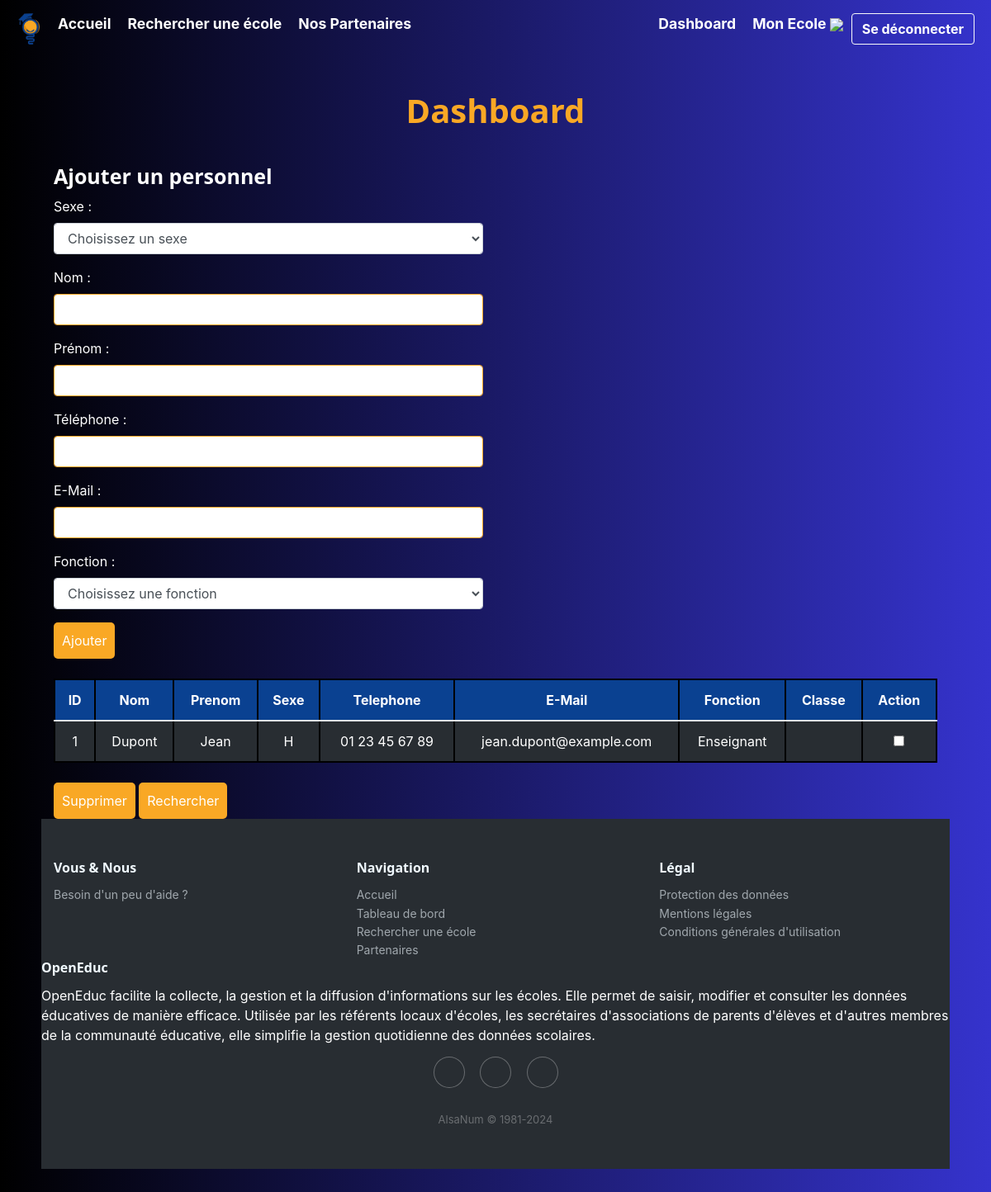
Before: /dashboard/personnel (signed in) with the older database file.
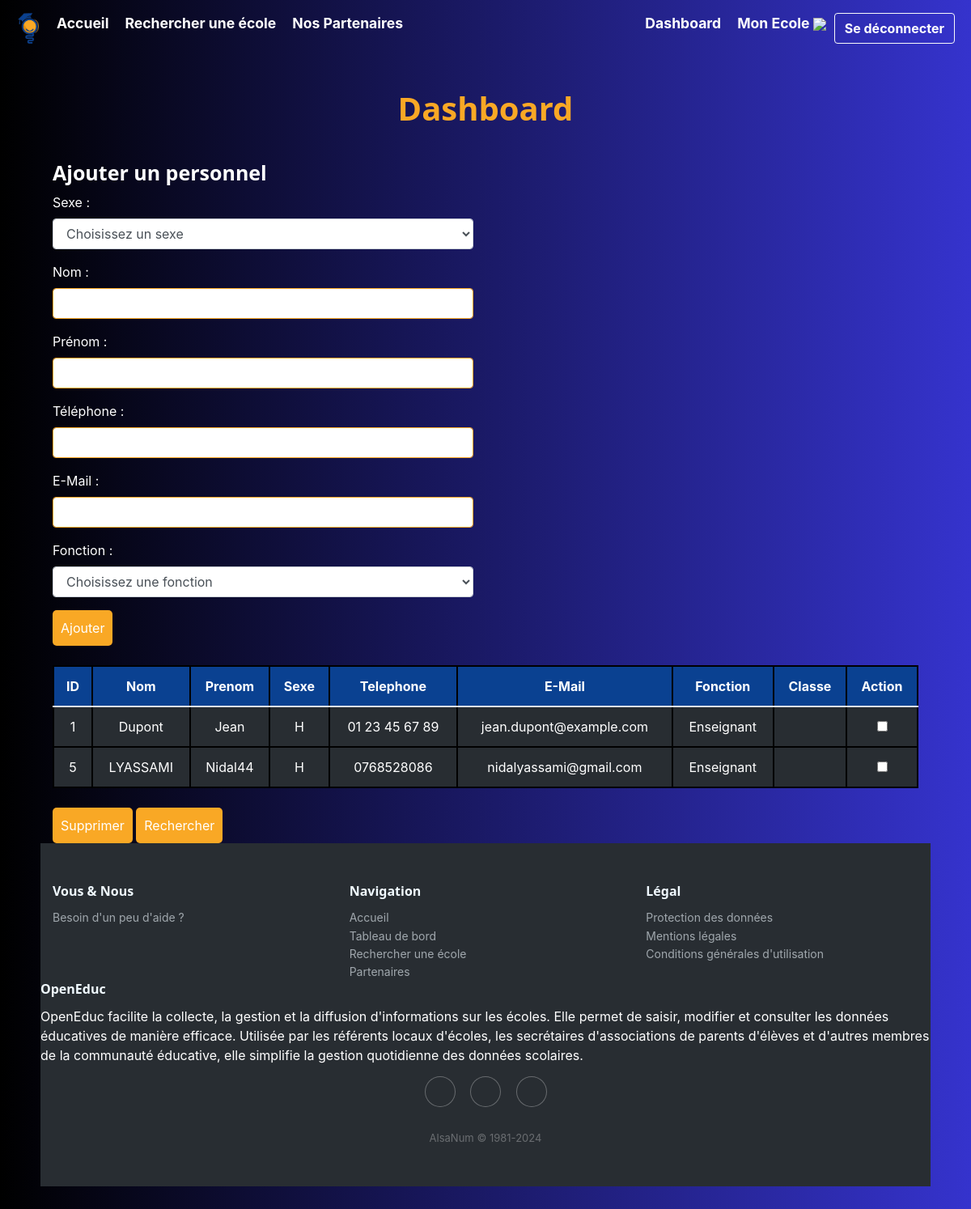
After: the same page with the newer database file.
### tables this page shows
CREATE TABLE Personnel (
idPersonnel INTEGER PRIMARY KEY ,
Nom VARCHAR(50),
Prenom VARCHAR(50),
Sexe TEXT CHECK( Sexe IN ('H','F') ),
Telephone VARCHAR(15),
Email VARCHAR(255),
Fonction TEXT CHECK( Fonction IN ('Directeur','Enseignant','Correspondant Local APEA','Correspondant Local Mairie') ),
idEcole INT, -- Clé étrangère faisant référence à l'école à laquelle le personnel est rattaché
idClasse INT,
FOREIGN KEY (idEcole) REFERENCES Ecole(idEcole),
FOREIGN KEY (idClasse) REFERENCES Classe(idClasse)
);

### main.py (the view)
@app.route("/dashboard/personnel", methods=["POST", "GET"])
def referentPersonnel() :
    username = session.get("username")
    statut = session.get("statut")
    id = session.get("id")
    monEcole = chercher_monEcole(id)
    if request.method == "POST":
        submit_type = request.form.get('submit-type')
        data = request.form
        if submit_type == "Rechercher" :
            idPersonnel = data.get('idPersonnel')
            conn = sqlite3.connect(bdd_name).cursor().execute("""SELECT * FROM Personnel WHERE idPersonnel = ?
                                                              """, (idPersonnel,) )
            Personnel = conn.fetchall()[0]
            print(Personnel)
            print("aaaaaaaaaaaa",Personnel)
            data = request.form
            sexe = Personnel[3]
            nomPersonnel = Personnel[1]
            prenomPersonnel = Personnel[2]
            telephone = Personnel[4]
            email = Personnel[5]
            fonction = Personnel[6]
            print(Personnel)
            conn = sqlite3.connect(bdd_name).cursor().execute("""SELECT cycleScolaire FROM Ecole, Utilisateur WHERE Ecole.idEcole = Utilisateur.idEcole AND idUtilisateur = ?""", (id,))
            cycleScolaire = conn.fetchall()[0][0]
            conn = sqlite3.connect(bdd_name).cursor().execute("""SELECT idPersonnel, Nom, Prenom, Sexe, Telephone, Email, Fonction, idClasse FROM Personnel p JOIN Utilisateur u ON p.idEcole = u.idEcole WHERE p.idEcole = ?""", (monEcole,))
            personnels = conn.fetchall()
            conn.close()
            return render_template("views/dashboard/referentPersonnel.html",
                                   cycleScolaire = cycleScolaire, personnels = personnels, profs = chercher_profs(monEcole),
                                   affichage=True,
                                   idPersonnel=idPersonnel, sexe=sexe, nomPersonnel=nomPersonnel, prenomPersonnel=prenomPersonnel, telephone=telephone, email=email, fonction=fonction
                                   )
        if submit_type == 'Ajouter':
            print("\n\n AJOUT PERSONNEL \n\n")
            sexe = data.get('sexe')
            nomPersonnel = data.get('nomPersonnel')
            prenomPersonnel = data.get('prenomPersonnel')
            telephone = data.get('telephone')
            email = data.get('email')
            fonction = data.get('fonction')
            inserer_personnel(nomPersonnel, prenomPersonnel, sexe, telephone, email, fonction, monEcole)
            return redirect(request.url)
        if submit_type == 'Modifier' :
            print("\n\n MODIFICATION PERSONNEL \n\n")
            idPersonnel = data.get('idPersonnel')
            sexe = data.get('sexe')
            nomPersonnel = data.get('nomPersonnel')
            prenomPersonnel = data.get('prenomPersonnel')
            telephone = data.get('telephone')
            email = data.get('email')
            fonction = data.get('fonction')
            update_personnel(idPersonnel, sexe, nomPersonnel, prenomPersonnel, telephone, email, fonction)
            return redirect(request.url)
        if submit_type == 'Supprimer':
            print("\n\n SUPPRESSION PERSONNEL \n\n")
            idPersonnel = data.getlist('idPersonnel')
            print("idpersonnel",idPersonnel)
            supprimer_personnel(idPersonnel)
            return redirect(request.url)
    else :
        if username is not None and statut == 0 :
            conn = sqlite3.connect(bdd_name).cursor().execute("""
                                                              SELECT cycleScolaire
                                                              FROM Ecole, Utilisateur
                                                              WHERE Ecole.idEcole = Utilisateur.idEcole
                                                                AND idUtilisateur = ?""", (id,)
                                                            )
            cycleScolaire = conn.fetchall()[0][0]
            conn = sqlite3.connect(bdd_name).cursor().execute("""
                                                    SELECT idPersonnel, Nom, Prenom, Sexe, Telephone, Email, Fonction, idClasse
                                                    FROM Personnel p
                                                    JOIN Utilisateur u ON p.idEcole = u.idEcole
                                                    WHERE p.idEcole = ?""", (monEcole,)
                                                              )
            personnels = conn.fetchall()
            conn.close()
            return render_template("views/dashboard/referentPersonnel.html",
                                   cycleScolaire = cycleScolaire,
                                   personnels = personnels,
                                   profs = chercher_profs(monEcole)
                                   )
        return redirect(url_for('dashboard'))

### db_requetes.py (called while the page is built)
def chercher_monEcole(id_utilisteur) :
    conn = sqlite3.connect(bdd_name)
    cur = conn.cursor()
    res = cur.execute("SELECT idEcole FROM Utilisateur WHERE idUtilisateur = ?", (id_utilisteur,))
    monEcole = res.fetchall()
    print("Resultat requete :",monEcole)
    conn.close()
    return monEcole[0][0]

def chercher_profs(monEcole) :
    conn = sqlite3.connect(bdd_name)
    cur = conn.cursor()
    res = cur.execute("SELECT * FROM Personnel WHERE Fonction = 'Enseignant' AND idEcole = ?", (monEcole,))
    profs = res.fetchall()
    print("Resultat requete :",profs)
    conn.close()
    return profs

### templates/views/dashboard/referentPersonnel.html (shortened to what this page needs)
{% extends "base.html" %}
{% block css %}<link rel="stylesheet" href="{{ url_for('static', filename='css/dashboard.css') }}"></link>{% endblock %}
{% block content %}
<h1>Dashboard</h1>
<div class="container">
    <div class="row">
        <div class="col">
            <h3>Ajouter un personnel</h3>
            <form action="{{ url_for('referentPersonnel') }}" method="POST">
                <div class="form-group">
                    <label for="niveau">Sexe :</label>
                    <select class="form-control" name="sexe" id="sexe" required>
                        <option value="" disabled selected aria-required="true">Choisissez un sexe</option>
                    </select>
                </div>
                <div class="form-group">
                    <label for="nomPersonnel">Nom :</label>
                    <input class="form-control" type="text" name="nomPersonnel" id="nomPersonnel" required>
                </div>
                <div class="form-group">
                    <label for="prenomPersonnel">Prénom :</label>
                    <input class="form-control" type="text" name="prenomPersonnel" id="prenomPersonnel" required>
                </div>
                <div class="form-group">
                    <label for="telephone">Téléphone :</label>
                    <input class="form-control" type="text" name="telephone" id="telephone" required>
                </div>
                <div class="form-group">
                    <label for="email">E-Mail :</label>
                    <input class="form-control" type="text" name="email" id="email" required>
                </div>
                <div class="form-group">
                    <label for="fonction">Fonction :</label>
                    <select class="form-control" name="fonction" id="fonction" required>
                        <option value="" disabled selected aria-required="true">Choisissez une fonction</option>
                    </select>
                </div>
                <input type="submit" name="submit-type" value="Ajouter" style="width: max-content;">
            </form>
        </div>
        <div class="col">
    </div>
</div>
<br>
<form action="{{ url_for('referentPersonnel') }}" method="POST">
    <table class="table is-fullwidth">
        <thead>
            <tr>
                <th>ID</th>
                <th>Nom</th>
                <th>Prenom</th>
                <th>Sexe</th>
                <th>Telephone</th>
                <th>E-Mail</th>
                <th>Fonction</th>
                <th>Classe</th>
                <th>Action</th>
            </tr>
        </thead>
        <tbody>
            {% for personnel in personnels %}
                <tr>
                    <td value="personnel[0]">{{ personnel[0] }}</td>
                    <td value="personnel[0]">{{ personnel[1] }}</td>
                    <td value="personnel[0]">{{ personnel[2] }}</td>
                    <td value="personnel[0]">{{ personnel[3] }}</td>
                    <td value="personnel[0]">{{ personnel[4] }}</td>
                    <td value="personnel[0]">{{ personnel[5] }}</td>
                    <td value="personnel[0]">{{ personnel[6] }}</td>
                    <td value="personnel[0]">{{ personnel[7] if personnel[7] }}</td>
                    <td>
                        <input type="checkbox" name="idPersonnel" value="{{ personnel[0] }}" style="width: max-content;">
                    </td>
                </tr>
            {% endfor %}
        </tbody>
    </table>
    <br>
    <input type="submit" name="submit-type" value="Supprimer" style="width: max-content;">
    <input type="submit" name="submit-type" value="Rechercher" style="width: max-content;">
</form>
{% endblock %}

Changed rows visible on the page:
added Personnel: idPersonnel "5", Nom "LYASSAMI", Prenom "Nidal44", Sexe "H", Telephone "0768528086", Email "nidalyassami@gmail.com", Fonction "Enseignant"
